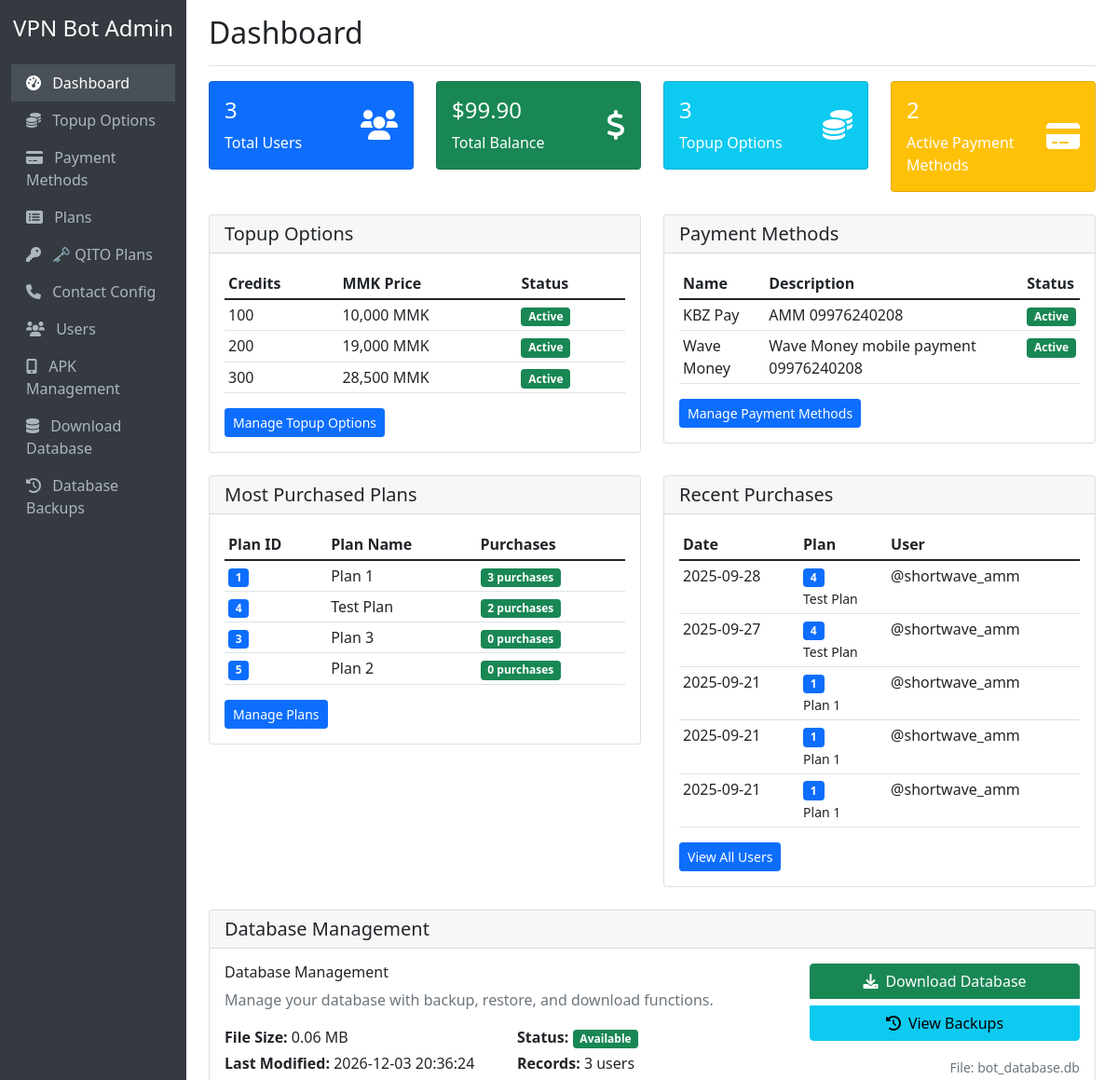
Before: / (upper part) with the older database file.
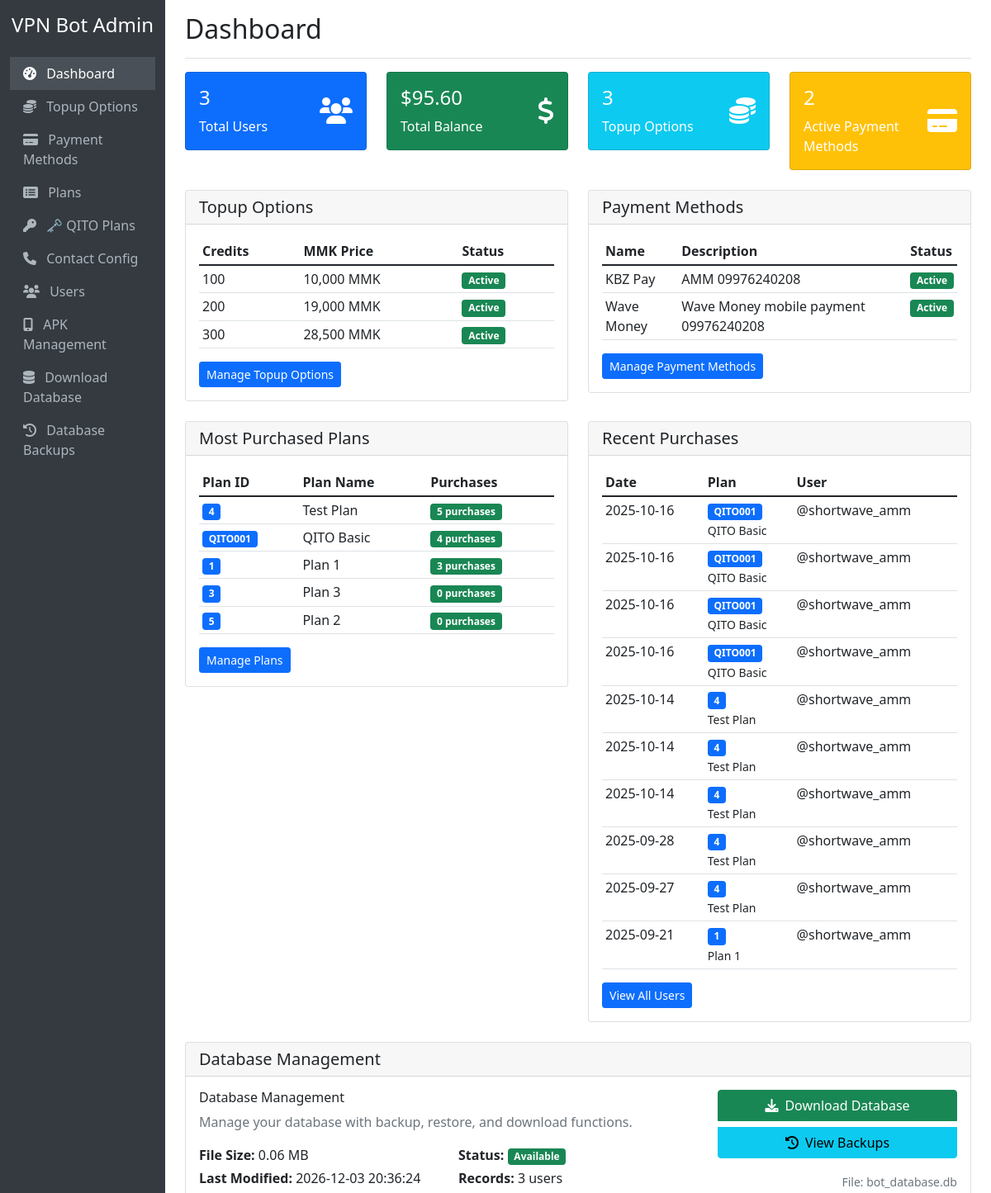
After: the same page with the newer database file.
### tables this page shows
CREATE TABLE topup_options (
            id INTEGER PRIMARY KEY AUTOINCREMENT,
            credits INTEGER NOT NULL,
            mmk_price INTEGER NOT NULL,
            is_active BOOLEAN DEFAULT 1,
            created_at TIMESTAMP DEFAULT CURRENT_TIMESTAMP,
            updated_at TIMESTAMP DEFAULT CURRENT_TIMESTAMP
        );

CREATE TABLE payment_methods (
            id INTEGER PRIMARY KEY AUTOINCREMENT,
            name TEXT NOT NULL,
            description TEXT,
            is_active BOOLEAN DEFAULT 1,
            created_at TIMESTAMP DEFAULT CURRENT_TIMESTAMP,
            updated_at TIMESTAMP DEFAULT CURRENT_TIMESTAMP
        );

CREATE TABLE "plans" (
                id INTEGER PRIMARY KEY AUTOINCREMENT,
                plan_id_number TEXT UNIQUE NOT NULL,
                name TEXT NOT NULL,
                description TEXT,
                credits_required INTEGER NOT NULL,
                duration_days INTEGER NOT NULL,
                is_active BOOLEAN DEFAULT 1,
                created_at TIMESTAMP DEFAULT CURRENT_TIMESTAMP,
                updated_at TIMESTAMP DEFAULT CURRENT_TIMESTAMP
            , device_limit INTEGER DEFAULT 1);

CREATE TABLE user_plans (
            id INTEGER PRIMARY KEY AUTOINCREMENT,
            user_id INTEGER NOT NULL,
            plan_id INTEGER NOT NULL,
            vpn_key_id INTEGER,
            purchase_date TIMESTAMP DEFAULT CURRENT_TIMESTAMP,
            expiry_date TIMESTAMP,
            status TEXT DEFAULT 'active', api_response TEXT, vpn_key TEXT,
            FOREIGN KEY (user_id) REFERENCES users (telegram_id),
            FOREIGN KEY (plan_id) REFERENCES plans (id),
            FOREIGN KEY (vpn_key_id) REFERENCES vpn_keys (id)
        );

CREATE TABLE users (
            id INTEGER PRIMARY KEY AUTOINCREMENT,
            telegram_id INTEGER UNIQUE NOT NULL,
            username TEXT,
            first_name TEXT,
            last_name TEXT,
            balance REAL DEFAULT 0.0,
            created_at TIMESTAMP DEFAULT CURRENT_TIMESTAMP,
            updated_at TIMESTAMP DEFAULT CURRENT_TIMESTAMP
        );

### web_admin.py (the view)
@app.route('/')
def dashboard():
    conn = get_db_connection()
    users = conn.execute('SELECT COUNT(*) as count FROM users').fetchone()
    total_balance = conn.execute('SELECT SUM(balance) as total FROM users').fetchone()
    most_purchased_plans = conn.execute('''
        SELECT p.plan_id_number, p.name, COUNT(up.id) as purchase_count
        FROM plans p
        LEFT JOIN user_plans up ON p.id = up.plan_id
        WHERE p.is_active = 1
        GROUP BY p.id, p.plan_id_number, p.name
        ORDER BY purchase_count DESC
        LIMIT 5
    ''').fetchall()
    recent_purchases = conn.execute('''
        SELECT up.purchase_date, p.plan_id_number, p.name, u.telegram_id, u.username
        FROM user_plans up
        JOIN plans p ON up.plan_id = p.id
        JOIN users u ON up.user_id = u.telegram_id
        ORDER BY up.purchase_date DESC
        LIMIT 10
    ''').fetchall()
    topup_options = conn.execute('SELECT * FROM topup_options ORDER BY credits').fetchall()
    payment_methods = conn.execute('SELECT * FROM payment_methods ORDER BY name').fetchall()
    active_payment_methods_count = get_active_payment_methods_count()
    qito_plans = conn.execute('''
        SELECT p.*,
               COUNT(CASE WHEN vk.is_used = 0 THEN 1 END) as available_keys
        FROM plans p
        LEFT JOIN vpn_keys vk ON p.id = vk.plan_id
        WHERE p.name LIKE '%QITO%' AND p.is_active = 1
        GROUP BY p.id
        ORDER BY p.plan_id_number
    ''').fetchall()
    qito_plans_count = conn.execute('''
        SELECT COUNT(*) FROM plans WHERE name LIKE '%QITO%' AND is_active = 1
    ''').fetchone()[0]
    qito_keys_count = conn.execute('''
        SELECT COUNT(*)
        FROM vpn_keys vk
        JOIN plans p ON vk.plan_id = p.id
        WHERE p.name LIKE '%QITO%' AND vk.is_used = 0
    ''').fetchone()[0]
    db_info = None
    if os.path.exists(DB_FILE):
        stat = os.stat(DB_FILE)
        db_info = {
            'size': stat.st_size,
            'size_mb': round(stat.st_size / (1024 * 1024), 2),
            'modified': datetime.fromtimestamp(stat.st_mtime).strftime('%Y-%m-%d %H:%M:%S')
        }
    conn.close()
    return render_template('dashboard.html',
                         users=users['count'],
                         total_balance=total_balance['total'] or 0,
                         most_purchased_plans=most_purchased_plans,
                         recent_purchases=recent_purchases,
                         topup_options=topup_options,
                         payment_methods=payment_methods,
                         active_payment_methods_count=active_payment_methods_count,
                         qito_plans=qito_plans,
                         qito_plans_count=qito_plans_count,
                         qito_keys_count=qito_keys_count,
                         db_info=db_info)

### database.py (called while the page is built)
def get_active_payment_methods_count():
    conn = sqlite3.connect(DB_FILE)
    cursor = conn.cursor()
    cursor.execute('SELECT COUNT(*) FROM payment_methods WHERE is_active = 1')
    count = cursor.fetchone()[0]
    conn.close()
    return count

### web_admin.py (called while the page is built)
def get_db_connection():
    conn = sqlite3.connect(DB_FILE)
    conn.row_factory = sqlite3.Row
    return conn

### templates/dashboard.html (shortened to what the changed rows need)
{% extends "base.html" %}
{% block page_title %}Dashboard{% endblock %}
{% block content %}
<div class="row">
    <div class="col-md-6 col-lg-3 mb-4">
        <div class="card bg-success text-white">
            <div class="card-body">
                <div class="d-flex justify-content-between">
                    <div>
                        <h4 class="card-title">${{ "%.2f"|format(total_balance) }}</h4>
                        <p class="card-text">Total Balance</p>
                    </div>
                </div>
            </div>
        </div>
    </div>
</div>
<div class="row">
    <div class="col-md-6">
        <div class="card">
            <div class="card-body">
                {% if topup_options %}
                    <div class="table-responsive">
                        <table class="table table-sm">
                            <thead>
                                <tr>
                                    <th>Credits</th>
                                    <th>MMK Price</th>
                                    <th>Status</th>
                                </tr>
                            </thead>
                            <tbody>
                                {% for option in topup_options %}
                                <tr>
                                    <td>{{ option.credits }}</td>
                                    <td>{{ "{:,}".format(option.mmk_price) }} MMK</td>
                                    <td>
                                        {% if option.is_active %}
                                            <span class="badge bg-success">Active</span>
                                        {% else %}
                                            <span class="badge bg-secondary">Inactive</span>
                                        {% endif %}
                                    </td>
                                </tr>
                                {% endfor %}
                            </tbody>
                        </table>
                    </div>
                {% else %}
                    <p class="text-muted">No topup options configured.</p>
                {% endif %}
            </div>
        </div>
    </div>
    <div class="col-md-6">
        <div class="card">
            <div class="card-body">
                {% if payment_methods %}
                    <div class="table-responsive">
                        <table class="table table-sm">
                            <thead>
                                <tr>
                                    <th>Name</th>
                                    <th>Description</th>
                                    <th>Status</th>
                                </tr>
                            </thead>
                            <tbody>
                                {% for method in payment_methods %}
                                <tr>
                                    <td>{{ method.name }}</td>
                                    <td>{{ method.description }}</td>
                                    <td>
                                        {% if method.is_active %}
                                            <span class="badge bg-success">Active</span>
                                        {% else %}
                                            <span class="badge bg-secondary">Inactive</span>
                                        {% endif %}
                                    </td>
                                </tr>
                                {% endfor %}
                            </tbody>
                        </table>
                    </div>
                {% else %}
                    <p class="text-muted">No payment methods configured.</p>
                {% endif %}
            </div>
        </div>
    </div>
</div>
<div class="row mt-4">
    <div class="col-md-6">
        <div class="card">
            <div class="card-body">
                {% if most_purchased_plans %}
                    <div class="table-responsive">
                        <table class="table table-sm">
                            <thead>
                                <tr>
                                    <th>Plan ID</th>
                                    <th>Plan Name</th>
                                    <th>Purchases</th>
                                </tr>
                            </thead>
                            <tbody>
                                {% for plan in most_purchased_plans %}
                                <tr>
                                    <td><span class="badge bg-primary">{{ plan.plan_id_number }}</span></td>
                                    <td>{{ plan.name }}</td>
                                    <td>
                                        <span class="badge bg-success">{{ plan.purchase_count }} purchases</span>
                                    </td>
                                </tr>
                                {% endfor %}
                            </tbody>
                        </table>
                    </div>
                {% else %}
                    <p class="text-muted">No plan purchases yet.</p>
                {% endif %}
            </div>
        </div>
    </div>
    <div class="col-md-6">
        <div class="card">
            <div class="card-body">
                {% if recent_purchases %}
                    <div class="table-responsive">
                        <table class="table table-sm">
                            <thead>
                                <tr>
                                    <th>Date</th>
                                    <th>Plan</th>
                                    <th>User</th>
                                </tr>
                            </thead>
                            <tbody>
                                {% for purchase in recent_purchases %}
                                <tr>
                                    <td>{{ purchase.purchase_date[:10] }}</td>
                                    <td>
                                        <span class="badge bg-primary">{{ purchase.plan_id_number }}</span>
                                        <br><small>{{ purchase.name }}</small>
                                    </td>
                                    <td>
                                        {% if purchase.username %}
                                            @{{ purchase.username }}
                                        {% else %}
                                            ID: {{ purchase.telegram_id }}
                                        {% endif %}
                                    </td>
                                </tr>
                                {% endfor %}
                            </tbody>
                        </table>
                    </div>
                {% else %}
                    <p class="text-muted">No recent purchases.</p>
                {% endif %}
            </div>
        </div>
    </div>
</div>
{% endblock %}

Changed rows visible on the page:
no longer on this page (row unchanged): user_plans: purchase_date "2025-09-21", plan_id_number "1", name "Plan 1", username "shortwave_amm"
no longer on this page (row unchanged): user_plans: purchase_date "2025-09-21", plan_id_number "1", name "Plan 1", username "shortwave_amm"
shown differently, row unchanged: plans "Test Plan": purchase_count "2" → "5"; moves up the list
added plans: plan_id_number "QITO001", name "QITO Basic", purchase_count "4"
added user_plans: purchase_date "2025-10-16", plan_id_number "QITO001", name "QITO Basic", username "shortwave_amm"
added user_plans: purchase_date "2025-10-16", plan_id_number "QITO001", name "QITO Basic", username "shortwave_amm"
added user_plans: purchase_date "2025-10-16", plan_id_number "QITO001", name "QITO Basic", username "shortwave_amm"
added user_plans: purchase_date "2025-10-16", plan_id_number "QITO001", name "QITO Basic", username "shortwave_amm"
added user_plans: purchase_date "2025-10-14", plan_id_number "4", name "Test Plan", username "shortwave_amm"
added user_plans: purchase_date "2025-10-14", plan_id_number "4", name "Test Plan", username "shortwave_amm"
added user_plans: purchase_date "2025-10-14", plan_id_number "4", name "Test Plan", username "shortwave_amm"
Other visible differences:
{{ "%.2f"|format(total_balance) }}: "99.90" → "95.60"
